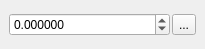
<?xml version="1.0" encoding="UTF-8"?>
<ui version="4.0">
 <class>widgetNumberInput</class>
 <widget class="QWidget" name="widgetNumberInput">
  <property name="geometry">
   <rect>
    <x>0</x>
    <y>0</y>
    <width>205</width>
    <height>49</height>
   </rect>
  </property>
  <property name="windowTitle">
   <string>Form</string>
  </property>
  <layout class="QHBoxLayout" name="horizontalLayout_2">
   <property name="margin">
    <number>9</number>
   </property>
   <item>
    <layout class="QHBoxLayout" name="horizontalLayout">
     <property name="spacing">
      <number>2</number>
     </property>
     <item>
      <widget class="QDoubleSpinBox" name="spnValue">
       <property name="decimals">
        <number>6</number>
       </property>
       <property name="minimum">
        <double>-99999999.999999001622200</double>
       </property>
       <property name="maximum">
        <double>99999999.999999001622200</double>
       </property>
      </widget>
     </item>
     <item>
      <widget class="QToolButton" name="btnCalc">
       <property name="toolTip">
        <string>Open number input dialog</string>
       </property>
       <property name="text">
        <string>...</string>
       </property>
      </widget>
     </item>
    </layout>
   </item>
  </layout>
 </widget>
 <resources/>
 <connections/>
</ui>
